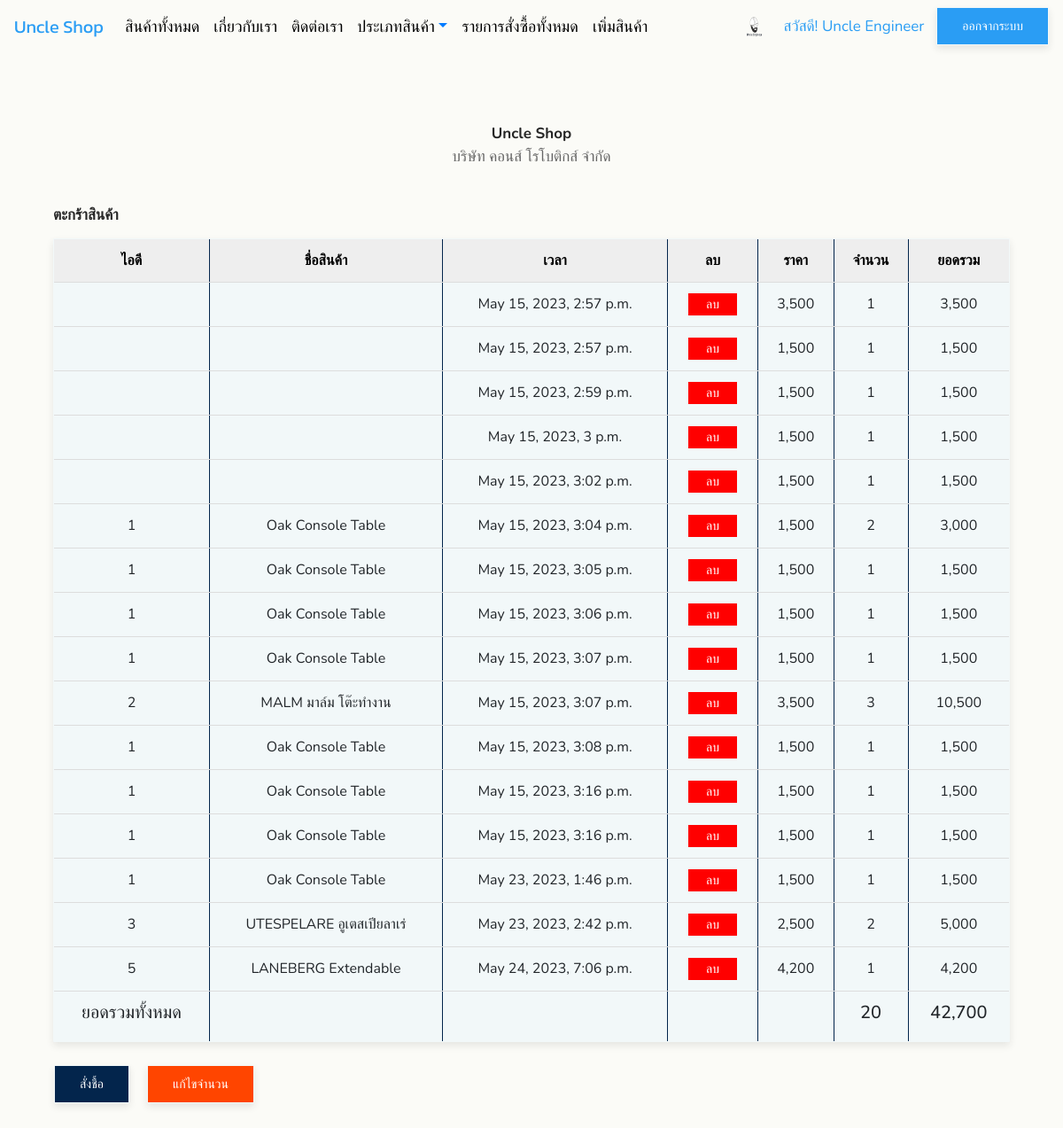
Page /mycart/ (signed in) on the committed database.
### app_uncle_shop/models.py (models this page shows, shortened)
class Profile(models.Model):
    user = models.OneToOneField(User, on_delete=models.CASCADE)
    photo = models.ImageField(upload_to="photoprofile",
                              null=True, blank=True, default='default.png')
    usertype = models.CharField(max_length=100, default='member')
    cartquan = models.IntegerField(default=0)

class Cart(models.Model):
    user = models.ForeignKey(User, on_delete=models.CASCADE)
    productid = models.CharField(max_length=100)
    productname = models.CharField(max_length=100)
    price = models.IntegerField()
    quantity = models.IntegerField()
    stamp = models.DateTimeField(auto_now_add=True, blank=True, null=True)
    total = models.IntegerField()

### app_uncle_shop/views.py (the view, shortened to what this page needs)
# urls.py: path('mycart/', my_cart, name='my-cart-page'),
def my_cart(request):
    username = request.user.username
    user = User.objects.get(username=username)
    context = {}
    mycart = Cart.objects.filter(user=user)
    count = sum([c.quantity for c in mycart])
    total = sum([c.total for c in mycart])
    context['mycart'] = mycart
    context['count'] = count
    context['total'] = total
    return render(request, 'app_uncle_shop/my-cart.html', context)

### app_uncle_shop/templates/app_uncle_shop/my-cart.html (shortened to what this page needs)
{% extends 'app_uncle_shop/index.html' %}
{% load humanize %}
{% block content %}
<html>
  <head>
  </head>
  <body>
    <br />
    <div class="container">
      <div class="text-color-black">
        <h3>ตะกร้าสินค้า</h3>
      </div>
      <div style="padding: 5px"></div>
      <table class="table">
          <tr>
            <th>ไอดี</th>
            <th>ชื่อสินค้า</th>
            <th>เวลา</th>
            <th>ลบ</th>
            <th>ราคา</th>
            <th>จำนวน</th>
            <th>ยอดรวม</th>
          </tr>
          {% for pd in mycart %}
          <tr>
            <td>{{pd.productid}}</td>
            <td>{{pd.productname}}</td>
            <td>{{pd.stamp}}</td>
            <td>
              <form
                method="POST"
                id="form{{pd.productid}}"
                onsubmit=" confirm('ທ່ານຢືນຢັນຕ້ອງການລົບ ຫຼື ບໍ?')"
              >
                <button
                  type="submit"
                  form="form{{pd.productid}}"
                  class="button-darken-red"
                >
                  ลบ
                </button>
              </form>
            </td>
            <td>{{pd.price|intcomma}}</td>
            <td>{{pd.quantity|intcomma}}</td>
            <td>{{pd.total|intcomma}}</td>
          </tr>
          {% endfor %}
          <tr>
            <td><h5>ยอดรวมทั้งหมด</h5></td>
            <td></td>
            <td></td>
            <td></td>
            <td></td>
            <td><h5>{{count|intcomma}}</h5></td>
            <td><h5>{{total|intcomma}}</h5></td>
          </tr>
      </table>
      <div style="padding: 5px"></div>
      <div class="row">
        <div style="padding: 8px"></div>
        <a href="{% url 'checkout-page' %}" class="button-dark-blue">สั่งชื้อ</a>
        <div style="padding: 10px"></div>
        <a href="{% url 'my-cart-edit-page' %}" class="button-orange"
          >แก้ไขจำนวน</a
        >
      </div>
      <div style="padding: 20px"></div>
    </div>
  </body>
</html>
{% endblock content %}

### app_uncle_shop/templates/app_uncle_shop/index.html (shortened to what this page needs)
{% load static %}
<!DOCTYPE html>
<html lang="en">
  <head>
    <link
      rel="stylesheet"
      href="https://cdn.jsdelivr.net/npm/bootstrap@4.6.1/dist/css/bootstrap.min.css"
    />
    <link rel="stylesheet" href="https://cdnjs.cloudflare.com/ajax/libs/font-awesome/4.7.0/css/font-awesome.min.css">
    <link href="{% static 'css/style.css' %}" rel="stylesheet" />
  </head>
  <body>
    <nav class="navbar navbar-expand-sm bg-lightblue navbar-lightblue">
      <a class="navbar-brand" href="{% url 'home-page' %}"
        ><font color="#2a9df4">Uncle Shop</font></a
      >
      <div class="collapse navbar-collapse" id="collapsibleNavbar">
        <ul class="navbar-nav mr-auto">
          <li class="nav-item">
            <a class="nav-link" href="{% url 'all-product-page' %}"
              ><font color="black">สินค้าทั้งหมด</font>
            </a>
          </li>
          <li class="nav-item">
            <a class="nav-link" href="{% url 'about-page' %}"
              ><font color="black">เกี่ยวกับเรา</font>
            </a>
          </li>
          <li class="nav-item">
            <a class="nav-link" href="{% url 'contact-page' %}"
              ><font color="black">ติดต่อเรา</font></a
            >
          </li>
          <li class="nav-item dropdown">
            <a
              class="nav-link dropdown-toggle"
              href="#"
              id="dropdown01"
              data-toggle="dropdown"
              aria-haspopup="true"
              aria-expanded="false"
              ><font color="black">ประเภทสินค้า</font></a
            >
          </li>
          {% if user.is_authenticated and user.profile.usertype == 'admin' %}
          <li class="nav-item">
            <a class="nav-link" href="{% url 'all-order-product-page' %}"
              ><font color="black">รายการสั่งซื้อทั้งหมด</font>
            </a>
          </li>
          <li class="nav-item">
            <a class="nav-link" href="{% url 'add-product-page' %}">
              <font color="black">เพิ่มสินค้า</font></a
            >
          </li>
          {% endif %}
        </ul>
        {% if user.is_authenticated %}
        <img
          src="{{user.profile.photo.url}}"
          width="40"
          height="40"
          class="rounded-circle"
        />&nbsp&nbsp
        <p style="color: #2a9df4; margin: 5px">
          สวัสดี! {{user.first_name}} {{user.last_name}}&nbsp&nbsp
        </p>
        <a class="button-blue" href="{% url 'logout' %}">ออกจากระบบ</a>
        {% else %}
        <a class="button-blue" href="{% url 'register-page' %}"
          >สมัครสมาชิก</a
        >&nbsp&nbsp&nbsp
        <a class="button-blue" href="{% url 'login' %}">เข้าสู่ระบบ</a>
        {% endif %}
      </div>
    </nav>
    <div style="padding: 20px"></div>
    <div style="padding: 20px"></div>
    <div class="text-center">
      <h3>Uncle Shop</h3>
      <p>
        บริษัท คอนส์ โรโบติกส์ จำกัด
      </p>
    </div>
    <div class="container" style="margin-top: 20px;">
    {% block content %}
    {% endblock content %}
    </div>
  </body>
</html>

### static/css/style.css (style rules this page uses)
body { font-family: "Kanit", sans-serif; font-size: 16px; font-weight: normal; background: #fbfbf7; height: 100%; font-family: Arial; }
.text-color-black { color: black; }
a { font-family: "Kanit", sans-serif; font-size: 18px; }
.text-center { color: black; }
table { border-collapse: collapse; width: 100%; background-color: #f2f2f2; }
th, td { border: 1px solid #03254c; padding: 8px; text-align: center; border-bottom: 1px solid #ddd; }
th { background-color: #eee; color: black; }
* { transition: all 0.3s ease-out; }
.button-darken-red { background-color: #ff0000; border: none; color: white; padding: 2px 20px; text-align: center; text-decoration: none; display: inline-block; font-size: 14px; }

### rows in the picture
Cart: stamp "May 15, 2023, 2:57 p.m.", price "3,500", quantity "1", total "3,500"
Cart: stamp "May 15, 2023, 2:57 p.m.", price "1,500", quantity "1", total "1,500"
Cart: stamp "May 15, 2023, 2:59 p.m.", price "1,500", quantity "1", total "1,500"
Cart: stamp "May 15, 2023, 3 p.m.", price "1,500", quantity "1", total "1,500"
Cart: stamp "May 15, 2023, 3:02 p.m.", price "1,500", quantity "1", total "1,500"
Cart: productid "1", productname "Oak Console Table", stamp "May 15, 2023, 3:04 p.m.", price "1,500", quantity "2", total "3,000"
Cart: productid "1", productname "Oak Console Table", stamp "May 15, 2023, 3:05 p.m.", price "1,500", quantity "1", total "1,500"
Cart: productid "1", productname "Oak Console Table", stamp "May 15, 2023, 3:06 p.m.", price "1,500", quantity "1", total "1,500"
Cart: productid "1", productname "Oak Console Table", stamp "May 15, 2023, 3:07 p.m.", price "1,500", quantity "1", total "1,500"
Cart: productid "2", productname "MALM มาล์ม โต๊ะทำงาน", stamp "May 15, 2023, 3:07 p.m.", price "3,500", quantity "3", total "10,500"
Cart: productid "1", productname "Oak Console Table", stamp "May 15, 2023, 3:08 p.m.", price "1,500", quantity "1", total "1,500"
Cart: productid "1", productname "Oak Console Table", stamp "May 15, 2023, 3:16 p.m.", price "1,500", quantity "1", total "1,500"
Cart: productid "1", productname "Oak Console Table", stamp "May 15, 2023, 3:16 p.m.", price "1,500", quantity "1", total "1,500"
Cart: productid "1", productname "Oak Console Table", stamp "May 23, 2023, 1:46 p.m.", price "1,500", quantity "1", total "1,500"
Cart: productid "3", productname "UTESPELARE อูเตสเปียลาเร่", stamp "May 23, 2023, 2:42 p.m.", price "2,500", quantity "2", total "5,000"
Cart: productid "5", productname "LANEBERG Extendable", stamp "May 24, 2023, 7:06 p.m.", price "4,200", quantity "1", total "4,200"

### other values in the picture
{{ user.first_name }} "Uncle"
{{ user.last_name }} "Engineer"
{{ count|intcomma }} "20"
{{ total|intcomma }} "42,700"
